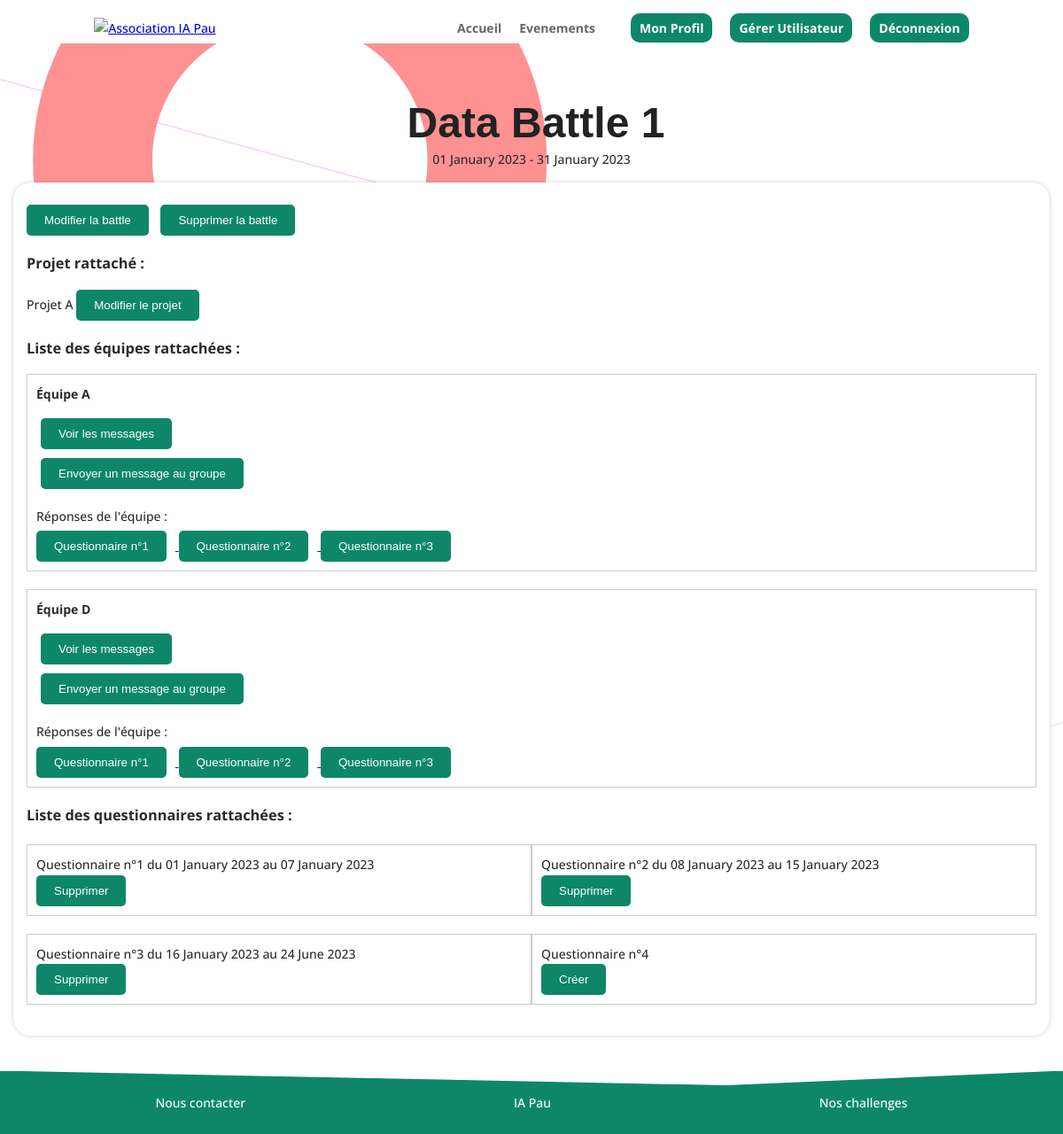
Screenshot of /?page=syntheseBattle&battle=1 (signed in) with the database file from the repository.
### tables this page shows
CREATE TABLE Evenement(
    idEvenement int AUTO_INCREMENT,
    nomEvenement varchar(64) NOT NULL,
    dateDebut date,
    dateFin date,
    descriptionEvent varchar(264),
    imageEvent varchar(1024),
    typeEvenement varchar(30),
    PRIMARY KEY (idEvenement),
    CONSTRAINT check_typeEvenement CHECK (typeEvenement IN ('dataBattle', 'dataChallenge'))
);

CREATE TABLE ProjetData(
    idProjetData int NOT NULL AUTO_INCREMENT,
    idEvenement int NOT NULL,
  
    nomProjet varchar(512) NOT NULL,
    description varchar(1024),
    image varchar(1024),
    urlFichier varchar(1024),
    urlVideo varchar(1024),
    conseil varchar(1024),
    consigne varchar(1024),
    PRIMARY KEY (idProjetData),
    FOREIGN KEY (idEvenement) REFERENCES Evenement(idEvenement) ON DELETE CASCADE
 
);

CREATE TABLE Equipe(
    idEquipe int NOT NULL AUTO_INCREMENT,
    nomEquipe varchar(255) NOT NULL,
    idCapitaine int NOT NULL,
    idProjetData int NOT NULL,
    analyseProjet varchar(1024),
    PRIMARY KEY (idEquipe),
    FOREIGN KEY (idCapitaine) REFERENCES Utilisateur(idUtilisateur) ON DELETE CASCADE,
    FOREIGN KEY (idProjetData) REFERENCES ProjetData(idProjetData) ON DELETE CASCADE
);

CREATE TABLE Questionnaire(
    idQuestionnaire int NOT NULL AUTO_INCREMENT,
    idDataBattle int NOT NULL,
    numero int,
    dateDebut date,
    dateFin date,
    PRIMARY KEY (idQuestionnaire),
    FOREIGN KEY (idDataBattle) REFERENCES Evenement(idEvenement) ON DELETE CASCADE
);

### action/bdd.php (called while the page is built, shortened)
<?php
require_once('database_login.php');
function connect()
{
    $connexion = null;
    global $username;
    global $password;
    global $bddname;
    global $port;
    try {
        $connexion = new PDO(
            'mysql:host=localhost;dbname=' . $bddname . ';charset=utf8' . ';port=' . $port,
            $username,
            $password
        );
    } catch (Exception $e) {
        die('Erreur : ' . $e->getMessage());
    }
    return $connexion;
}
function getUser($mail)
{
    try {
        $conn = connect();
        $sqlQuery = "SELECT * FROM Utilisateur WHERE email LIKE :email";
        $statement = $conn->prepare($sqlQuery);
        $statement->bindParam(':email', $mail);
        $statement->execute();
        $result = $statement->fetchAll();
        return $result;
    } catch (Exception $e) {
        die('Erreur : ' . $e->getMessage());
    }
}
    function getQuestionnaire($iddatabattle, $numero){
        try{
            $conn = connect();
            $sqlQuery="SELECT idQuestionnaire, idDataBattle, numero, DATE_FORMAT(dateDebut, '%d %M %Y') AS dateDebut,DATE_FORMAT(dateFin, '%d %M %Y') AS dateFin
            FROM Questionnaire
            WHERE idDataBattle = :id AND numero = :numero ";
            $statement=$conn->prepare($sqlQuery);
            $statement->bindParam(':id',$iddatabattle);
            $statement->bindParam(':numero',$numero);
            $statement->execute();
            $result = $statement->fetch();
            return $result;
        }
        catch(Exception $e){
            die('Erreur : '.$e->getMessage());
        }
    }
function isQuestionnaire($iddatabattle, $numero)
{
    try {
        $conn = connect();
        $sqlQuery = "SELECT * FROM Questionnaire WHERE idDataBattle = :id AND numero = :numero ";
        $statement = $conn->prepare($sqlQuery);
        $statement->bindParam(':id', $iddatabattle);
        $statement->bindParam(':numero', $numero);
        $statement->execute();
        $result = $statement->rowCount();
        return $result > 0;
    } catch (Exception $e) {
        die('Erreur : ' . $e->getMessage());
    }
}
function getEvenementbyID($id)
{
    try {
        $conn = connect();
        $sqlQuery = "SELECT idEvenement, nomEvenement, DATE_FORMAT(dateDebut, '%d %M %Y') AS dateD, DATE_FORMAT(dateFin, '%d %M %Y') AS dateF, descriptionEvent, imageEvent FROM Evenement WHERE idEvenement = :id";
        $statement = $conn->prepare($sqlQuery);
        $statement->bindParam(':id', $id);
        $statement->execute();
        $result = $statement->fetch();
        return $result;
    } catch (Exception $e) {
        die('Erreur : ' . $e->getMessage());
    }
}
function getEquipesEvenement($idEvenement)
{
    try {
        $conn = connect();
        $sqlQuery = "SELECT DISTINCT e.nomEquipe, e.idEquipe
                        FROM Equipe AS e
                        INNER JOIN ProjetData AS pd ON e.idProjetData = pd.idProjetData
                        WHERE pd.idEvenement = :idEvenement";
        $statement = $conn->prepare($sqlQuery);
        $statement->bindParam(':idEvenement', $idEvenement);
        $statement->execute();
        $result = $statement->fetchAll();
        return $result;
    } catch (Exception $e) {
        die('Erreur : ' . $e->getMessage());
    }
}
function getProjetsEvenement($idEvenement)
{
    try {
        $conn = connect();
        $sqlQuery = "SELECT nomProjet, idProjetData
                        FROM ProjetData
                        WHERE idEvenement = :idEvenement";
        $statement = $conn->prepare($sqlQuery);
        $statement->bindParam(':idEvenement', $idEvenement);
        $statement->execute();
        $result = $statement->fetchAll();
        return $result;
    } catch (PDOException $e) {
        echo 'Erreur : ' . $e->getMessage();
        return false;
    }
}
?>

### pages/syntheseBattle.php (the view, shortened to what this page needs)
<link rel="stylesheet" href="styles/component/synthese.css" />
<?php
    if (isset($_SESSION['email'])){
        $user = getUser($_SESSION['email']);
        if(isset($_GET['battle'])){
            $idBattle = $_GET['battle'];
        }
        $battle = getEvenementbyID($idBattle);
        $equipes = getEquipesEvenement($idBattle);
        $projets = getProjetsEvenement($idBattle);
        if ($user[0]['type'] == "Administrateur"|| ($user[0]['type'] == "Gestionnaire" && checkGestionnaireProjet($user[0]['email'], $battle['nomEvenement']) )) {
            echo '<h1 class="data-name">'. $battle['nomEvenement'] . '</h3>';
            echo '<p class="date">'. $battle['dateD'].' - '.$battle['dateF'].'</p>';
            if (isset($_SESSION['email']) && $user[0]['type'] == "Administrateur") {
                echo '          <div class="synthese"';
                echo '          <a href="/?page=modifierEvenement&evenement='.$idBattle.'"> ';
                echo '              <button name="creation"> Modifier la battle </button> ';
            }
             if (isset($_SESSION['email']) && ( ($user[0]['type'] == "Administrateur")) ) {
                echo '              <button name="supprimer" id-event="'.$idBattle.'" onclick="supprimerEvent(this)"> Supprimer la battle </button>';
            }
            echo '<h3> Projet rattaché : </h3>';
            echo ' <div id="liste-projets">';
            echo        $projets[0]['nomProjet'];
            if (isset($_SESSION['email']) && $user[0]['type'] == "Administrateur") {
                echo ' <div class="project-name"';
                echo '          <a href="/?page=modifierProjet&projet='.$projet[0]['idProjetData'].'"> ';
                echo '              <button name="creation"> Modifier le projet </button> ';
                echo ' </div>';
            }
            echo ' </div>';
            echo '<h3> Liste des équipes rattachées : </h3>';
            foreach ($equipes as $equipe){?>
                <div id="liste-equipes">
                    <div class="nom-equipe">
                        <?php echo $equipe['nomEquipe'] ?>
                    </div>
                    <div class="messages">
                        <form action="/?page=viewMessageTeam" method="POST">
                            <input type="submit" value="Voir les messages"/>
                        </form>
                    </div>
                    <div class="sendGroupMessage">
                        <form action="/?page=groupeMessage" method="POST">
                            <input type="submit" value="Envoyer un message au groupe"/>
                        </form>
                    </div>
                    <div class="reponses-questionnaire">
                        <p> Réponses de l'équipe :</p>
                        <?php
                        for($i=1; $i<=4; $i++){?>
                            <?php
                            if (isQuestionnaire($idBattle, $i)){
                                $questionnaire = getQuestionnaire($idBattle, $i);?>
                                <a href="/?page=noteQuestionnaire&dataBattle=<?php echo $idBattle?>&equipe=<?php echo $equipe['idEquipe'] ?>&questionnaire=<?php echo $questionnaire['idQuestionnaire'] ?>">
                                    <button name="reponses"> Questionnaire n°<?php echo $i ?> </button>
                                </a>
                            <?php
                            }
                            ?>
                        <?php
                        }
                        ?>
                    </div>
                </div>
            <?php
            }
            ?>
            <h3> Liste des questionnaires rattachées : </h3>
            <div id="liste-questionnaires">
                <?php
                for($i=1; $i<=4; $i++){?>
                    <div class="questionnaire">
                        <p> Questionnaire n°<?php echo $i ?>
                        <?php
                        if (!isQuestionnaire($idBattle, $i)){?>
                            </p>
                            <a href="/?page=ajoutquestionnaire&battle=<?php echo $idBattle?>&numero=<?php echo $i?>">
                                <button name="creation"> Créer </button>
                            </a>
                        <?php
                        }
                        ?>
                        <?php
                        if (isQuestionnaire($idBattle, $i)){
                            $questionnaire = getQuestionnaire($idBattle, $i);?>
                            du <?php echo $questionnaire['dateDebut'] . ' au ' . $questionnaire['dateFin']?> </p>
                            <button name="supprimer" id-questionnaire="<?php echo $questionnaire['idQuestionnaire']; ?>" onclick="supprimerQuestionnaire(this)"> Supprimer </button>
                        <?php
                        }
                        ?>
                    </div>
                <?php
                }
                ?>
            </div>
        <?php
        }
    }
?>
</div>

### styles/global.css (style rules this page uses)
body { position: relative; margin: 0; padding-bottom: 6rem; min-height: 100%; font-family: Open Sans,Arial,sans-serif; font-size: 14px; color: #2b2b2b; line-height: 1.7em; font-weight: 500; background-color: rgb(255, 255, 255); background-image: url(/images/background.png); }
html { height: 100%; box-sizing: border-box; }
*, *:before, *:after { box-sizing: inherit; }
#content h1 { margin-top: 30px; margin-left: 10px; font-family: 'Ubuntu',Helvetica,Arial,Lucida,sans-serif; font-weight: 700; font-size: 48px; color: #192231; line-height: 1.2em; }
button { background-color: #0e8769; color: white; border-radius: 5px; padding: 10px 20px; border: none; transition: color 0.3s ease; font-family: 'Ubuntu',Helvetica,Arial,Lucida,sans-serif !important; cursor: pointer; }
input[type="submit"] { background-color: #0e8769; color: white; margin: 5px; border-radius: 5px; padding: 10px 20px; border: none; transition: color 0.3s ease; font-family: 'Ubuntu',Helvetica,Arial,Lucida,sans-serif !important; cursor: pointer; }

### styles/component/accueil.css (style rules this page uses)
p { margin-bottom: 0; }

### styles/component/synthese.css (style rules this page uses)
.data-name { padding-top: 30px; display: flex; justify-content: center; color: #222222 !important; }
.date { display: flex; justify-content: center; margin-bottom: 10px; margin-top: -10px; }
.synthese { border-radius: 20px; margin: 15px; padding: 15px; padding-top: 25px; background-color: rgb(255, 255, 255); box-shadow: 0 0 5px rgba(134, 134, 134, 0.4); }
.project-name { display:inline; }
h1 { margin-bottom: 10px; }
h3 { margin-top: 20px; }
#liste-projets { margin-bottom: 20px; }
#liste-equipes { margin-bottom: 20px; border: 1px solid #ccc; padding: 10px; }
.nom-equipe { font-weight: bold; }
.messages, .reponses-questionnaire { margin-top: 10px; }
.reponses-questionnaire p { margin-bottom: 5px; }
button { margin-right: 10px; }
#liste-questionnaires { display: flex; flex-wrap: wrap; margin-top: 20px; }
.questionnaire { width: 50%; margin-bottom: 20px; border: 1px solid #ccc; padding: 10px; }
.questionnaire p { margin: 0; }

### rows the page displays
evenement: nomEvenement "Data Battle 1"
projetdata: nomProjet "Projet A"
equipe: nomEquipe "Équipe A"
equipe: nomEquipe "Équipe D"
questionnaire: dateDebut "01 January 2023", dateFin "07 January 2023"
questionnaire: dateDebut "08 January 2023", dateFin "15 January 2023"
questionnaire: dateDebut "16 January 2023", dateFin "24 June 2023"

### other values shown
$battle['dateD'] "01 January 2023"
$battle['dateF'] "31 January 2023"
